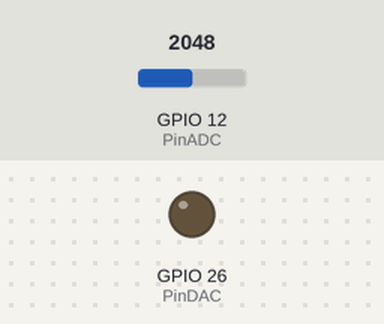
A sketch run on a simulated ESP32. Shown: output pins drawn as LEDs (lit = HIGH). The test bench sets the inputs (shaded band); at power-on: GPIO 12 (PinADC) = 2048. What the sketch prints to the serial monitor is not drawn.

Above: at 0.05 s.
At 2.6 s:
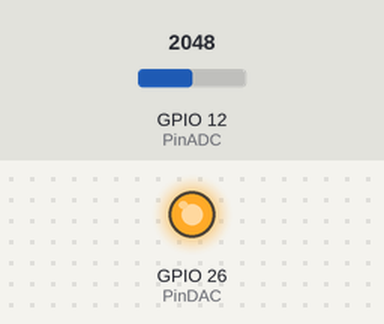
Timing chart, 0 to 6.1 s (numbered marks = the images above):
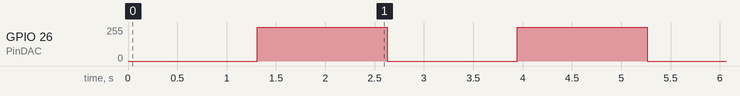

The sketch:

AnalogOutput_DAC2.ino
```cpp
/*
 *Universidad Nacional Autónoma de México
 *Facultad de Ciencias
 *Licenciatura en Ciencias de la Computación
 *Seminario de Ciencias de la Computación A: Introducción al Internet de las Cosas
 *
 *Escrito por: M. en I. Valente Vázquez Velázquez
 *Última modificación: 1-enero-2023
 *https://sites.google.com/ciencias.unam.mx/introduccion-iot-fc/inicio
*/

//Definir pines
#define PinDAC 26
#define PinADC 12

void setup() {
  Serial.begin(115200); //Inicializar comunicación serial
  pinMode(PinDAC, OUTPUT); //Declaro pin como salida
  pinMode(PinADC, INPUT); //Declaro pin como entrada
}

void loop() {
  //Escribo un contínuo incremental de valore y los leo con el ADC
  for(int i = 0; i < 256; i++){
    dacWrite(PinDAC, i);
    float v = analogRead(PinADC)*(3.3/4096.0);
    Serial.println(v);
    delayMicroseconds(5000);
  }
  //Escribo un contínuo decremental de valore y los leo con el ADC
  for(int i = 255; i > -1; i--){
    dacWrite(PinDAC, i);
    float v = analogRead(PinADC)*(3.3/4096.0);
    Serial.println(v);
    delayMicroseconds(5000);
  }
}
```

Measured:
- by itself, GPIO 26 (PinDAC): alternates 255/255 for 1.3 s and 0/255 for 1.3 s
